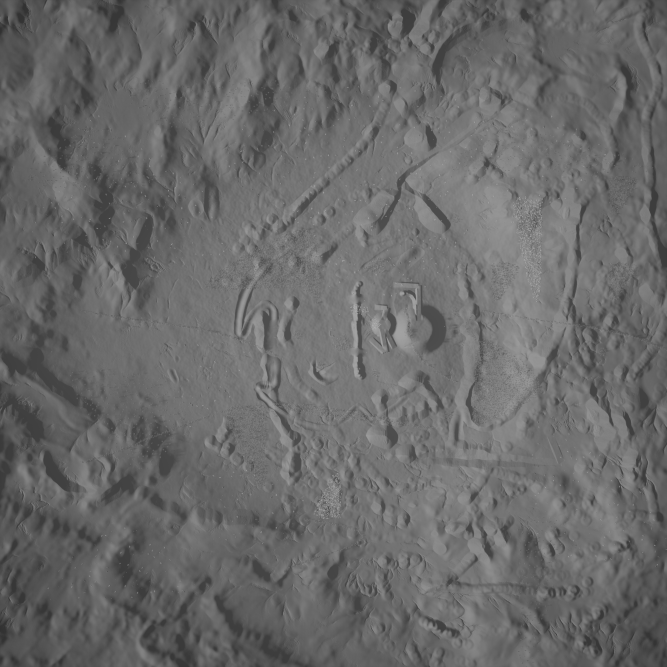
#> input picture replication/data/visual_band/greyscale_1_pixel_per_square_meter.png, 2000 x 2000 px (shown at 1/3 size)
$ python generate_all_data.py
#> lines starting #> are read from the running program, lines starting #| are printed output that depends on the picture
"""
generate_all_data.py — Full data generation pipeline

Generates ALL derivative products from raw inputs:
  1. Edge-detected overhead image from the greyscale overhead image
  2. Heightmaps, steepness maps, and edge-detected variants from radar point cloud CSVs

Run this FIRST before run_ue5_test.py if you want to regenerate from scratch.
If the pre-computed data already exists in data/UE5_radar/heightmaps_formatted_data_out_loop_5/,
you can skip this script entirely.

Usage:
    python generate_all_data.py
"""

import os
import re
import numpy as np
import pandas as pd
import matplotlib.pyplot as plt
from PIL import Image
import cv2


# ──────────────────────────────────────────────────────────────
#  OVERHEAD IMAGE PROCESSING
# ──────────────────────────────────────────────────────────────

def generate_overhead_edges(input_path, output_path, low_threshold=50, high_threshold=150):
    """
    Apply Canny edge detection to the greyscale overhead image.

    Governing equation — Canny edge detection:
        1. Gaussian blur to suppress noise
        2. Gradient magnitude: G = sqrt(Gx^2 + Gy^2)  via Sobel operators
        3. Non-maximum suppression to thin edges
        4. Hysteresis thresholding: keep edges with gradient > high_threshold,
           and those > low_threshold that are connected to strong edges
    """
#> called with low_threshold = 50, high_threshold = 150
    img = cv2.imread(input_path, cv2.IMREAD_GRAYSCALE)
#> img is the input picture: shape (2000, 2000); min 48, max 194, mean 105.2
    if img is None:
        raise FileNotFoundError(f"Cannot load overhead image: {input_path}")

    edges = cv2.Canny(img, low_threshold, high_threshold)
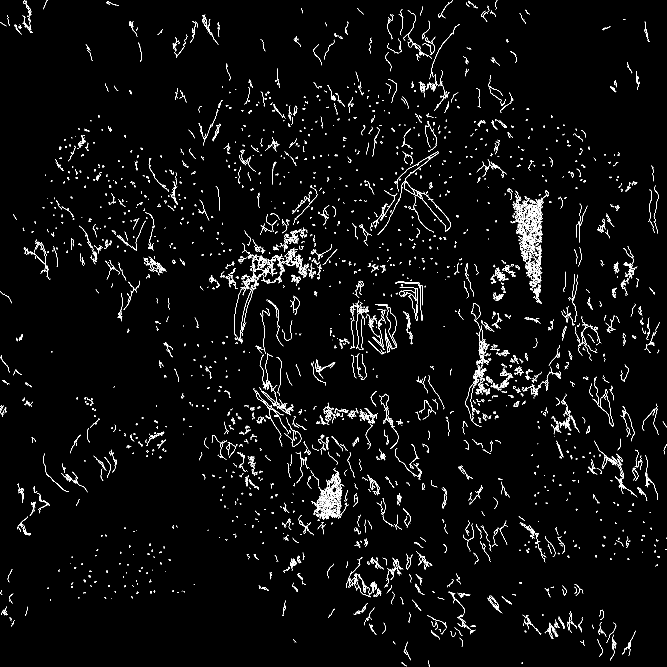
#> edges: shape (2000, 2000) (shown at 1/3 size); 2.3% white in thin lines or dots
    cv2.imwrite(output_path, edges)
    print(f"[overhead] Edge-detected image saved: {output_path}")
    return edges


# ──────────────────────────────────────────────────────────────
#  RADAR POINT CLOUD → HEIGHTMAP PIPELINE
# ──────────────────────────────────────────────────────────────

# [250 lines left out: functions combine_csv_files_cumulatively, create_heightmap, interpolate_heightmap, compute_steepness, save_coloured_map, save_edge_images and 2 more, not called in this run]


# ──────────────────────────────────────────────────────────────
#  MAIN
# ──────────────────────────────────────────────────────────────

def main():
    base_dir = "data"

    # --- Step 1: Generate edge-detected overhead image ---
    greyscale_path = os.path.join(base_dir, "visual_band", "greyscale_1_pixel_per_square_meter.png")
    edges_path = os.path.join(base_dir, "visual_band", "edges_greyscale_1_pixel_per_square_meter.png")

    if not os.path.exists(greyscale_path):
        print(f"ERROR: Raw overhead image not found at {greyscale_path}")
        return

    print("=" * 60)
    print("STEP 1: Generate overhead edge-detected image")
    print("=" * 60)
    generate_overhead_edges(greyscale_path, edges_path, low_threshold=50, high_threshold=150)

    # --- Step 2: Generate heightmaps from radar point clouds ---
    input_folder = os.path.join(base_dir, "UE5_radar", "formatted_data_out_loop_5")
    output_folder = os.path.join(base_dir, "UE5_radar", "heightmaps_formatted_data_out_loop_5")

    if not os.path.exists(input_folder):
        print(f"ERROR: Formatted point cloud folder not found at {input_folder}")
        return

    print()
    print("=" * 60)
    print("STEP 2: Generate heightmaps from radar point clouds")
    print(f"  Input:  {input_folder}  ({len(os.listdir(input_folder))} CSV files)")
    print(f"  Output: {output_folder}")
    print("=" * 60)

    time_increment = 5  # seconds per cumulative window

    for cumulative_data, time_window in combine_csv_files_cumulatively(input_folder, time_increment):
        time_label = f'{int(time_window * time_increment)}_seconds'
        process_one_timestep(cumulative_data, time_label, output_folder)

    print()
    print("=" * 60)
    print("GENERATION COMPLETE")
    print(f"  Overhead edges: {edges_path}")
    print(f"  Heightmap products: {output_folder}")
    print("=" * 60)


if __name__ == "__main__":
    main()
